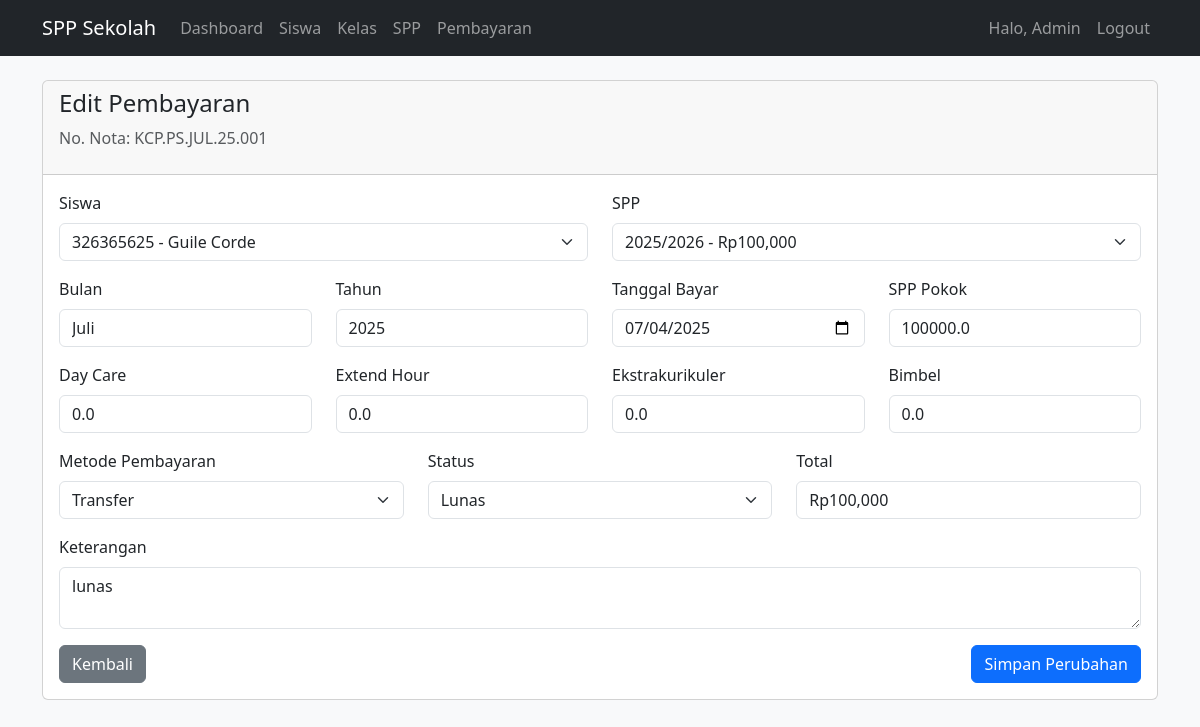
Page /pembayaran/edit/1 (signed in) on the committed database.
### app.py (models this page shows, shortened)
class User(UserMixin, db.Model):
    id = db.Column(db.Integer, primary_key=True)
    username = db.Column(db.String(50), unique=True, nullable=False)
    password = db.Column(db.String(100), nullable=False)
    nama_lengkap = db.Column(db.String(100), nullable=False)
    level = db.Column(db.String(20), nullable=False, default='admin')

class Pembayaran(db.Model):
    id = db.Column(db.Integer, primary_key=True)
    nis = db.Column(db.String(20), db.ForeignKey('siswa.nis'))
    id_spp = db.Column(db.Integer, db.ForeignKey('spp.id'))
    bulan = db.Column(db.String(20), nullable=False)
    tahun = db.Column(db.String(4), nullable=False)
    tanggal_bayar = db.Column(db.Date, nullable=False)
    jumlah = db.Column(db.Float, nullable=False)
    metode_pembayaran = db.Column(db.String(20))
    status = db.Column(db.String(20), default='belum lunas')
    keterangan = db.Column(db.Text)
    daycare = db.Column(db.Float, default=0) #add new colom
    extend_hour = db.Column(db.Float, default=0)
    excul = db.Column(db.Float, default=0)
    bimbel = db.Column(db.Float, default=0)
    no_nota = db.Column(db.String(50), unique=True)
    siswa = db.relationship('Siswa', backref='pembayaran') #add new colom
    nis = db.Column(db.String(20), db.ForeignKey('siswa.nis'), nullable=False)

class Siswa(db.Model):
    nis = db.Column(db.String(20), primary_key=True)
    nama = db.Column(db.String(100), nullable=False)
    jenis_kelamin = db.Column(db.String(1))
    tanggal_lahir = db.Column(db.String(10))
    alamat = db.Column(db.Text)
    status = db.Column(db.String(20), default='aktif')
    kelas_id = db.Column(db.Integer, db.ForeignKey('kelas.id')) #new add
    kelas = db.relationship('Kelas', backref='siswa_list', lazy=True)

class SPP(db.Model):
    id = db.Column(db.Integer, primary_key=True)
    tahun_ajaran = db.Column(db.String(20), nullable=False)
    nominal = db.Column(db.Float, nullable=False)
    keterangan = db.Column(db.Text)

### app.py (the view, shortened to what this page needs)
@app.route('/pembayaran/edit/<int:id>', methods=['GET', 'POST'])
@login_required
def edit_pembayaran(id):
    if current_user.level != 'admin':
        return redirect(url_for('logout'))
    pembayaran = Pembayaran.query.get_or_404(id)
    siswa_list = Siswa.query.all()
    spp_list = SPP.query.all()
    return render_template('edit_pembayaran.html',
                        pembayaran=pembayaran,
                        siswa=siswa_list,
                        spp=spp_list)

### app.py (called while the page is built)
@login_manager.user_loader # Fungsi untuk memuat user saat login
def load_user(user_id): # Mengambil user berdasarkan ID yang diberikan dari database (SQLAlchemy)
    return User.query.get(int(user_id)) # Mengambil user berdasarkan ID yang diberikan dari database (SQLAlchemy)

### templates/edit_pembayaran.html (shortened to what this page needs)
{% extends "base.html" %}
{% block content %}
<div class="card">
    <div class="card-header">
        <h4>Edit Pembayaran</h4>
        <p class="text-muted">No. Nota: {{ pembayaran.no_nota }}</p>
    </div>
    <div class="card-body">
        <form method="POST">
            <div class="row mb-3">
                <div class="col-md-6">
                    <label class="form-label">Siswa</label>
                    <select class="form-select" name="nis" required>
                        {% for s in siswa %}
                        <option value="{{ s.nis }}" {% if s.nis == pembayaran.nis %}selected{% endif %}>
                            {{ s.nis }} - {{ s.nama }}
                        </option>
                        {% endfor %}
                    </select>
                </div>
                <div class="col-md-6">
                    <label class="form-label">SPP</label>
                    <select class="form-select" name="id_spp" required>
                        {% for sp in spp %}
                        <option value="{{ sp.id }}" {% if sp.id == pembayaran.id_spp %}selected{% endif %}>
                            {{ sp.tahun_ajaran }} - Rp{{ "{:,.0f}".format(sp.nominal) }}
                        </option>
                        {% endfor %}
                    </select>
                </div>
            </div>
            <div class="row mb-3">
                <div class="col-md-3">
                    <label class="form-label">Bulan</label>
                    <input type="text" class="form-control" name="bulan" value="{{ pembayaran.bulan }}" required>
                </div>
                <div class="col-md-3">
                    <label class="form-label">Tahun</label>
                    <input type="text" class="form-control" name="tahun" value="{{ pembayaran.tahun }}" required>
                </div>
                <div class="col-md-3">
                    <label class="form-label">Tanggal Bayar</label>
                    <input type="date" class="form-control" name="tanggal_bayar" value="{{ pembayaran.tanggal_bayar.strftime('%Y-%m-%d') if pembayaran.tanggal_bayar else '' }}" required>
                </div>
                <div class="col-md-3">
                    <label class="form-label">SPP Pokok</label>
                    <input type="number" class="form-control" name="jumlah" value="{{ pembayaran.jumlah }}" required>
                </div>
            </div>
            <div class="row mb-3">
                <div class="col-md-3">
                    <label class="form-label">Day Care</label>
                    <input type="number" class="form-control" name="daycare" value="{{ pembayaran.daycare }}">
                </div>
                <div class="col-md-3">
                    <label class="form-label">Extend Hour</label>
                    <input type="number" class="form-control" name="extend_hour" value="{{ pembayaran.extend_hour }}">
                </div>
                <div class="col-md-3">
                    <label class="form-label">Ekstrakurikuler</label>
                    <input type="number" class="form-control" name="excul" value="{{ pembayaran.excul }}">
                </div>
                <div class="col-md-3">
                    <label class="form-label">Bimbel</label>
                    <input type="number" class="form-control" name="bimbel" value="{{ pembayaran.bimbel }}">
                </div>
            </div>
            <div class="row mb-3">
                <div class="col-md-4">
                    <label class="form-label">Metode Pembayaran</label>
                    <select class="form-select" name="metode_pembayaran">
                        <option value="transfer" {% if pembayaran.metode_pembayaran == 'transfer' %}selected{% endif %}>Transfer</option>
                    </select>
                </div>
                <div class="col-md-4">
                    <label class="form-label">Status</label>
                    <select class="form-select" name="status" required>
                        <option value="lunas" {% if pembayaran.status == 'lunas' %}selected{% endif %}>Lunas</option>
                    </select>
                </div>
                <div class="col-md-4">
                    <label class="form-label">Total</label>
                    <input type="text" class="form-control" value="Rp{{ "{:,.0f}".format(pembayaran.jumlah + pembayaran.daycare + pembayaran.extend_hour + pembayaran.excul + pembayaran.bimbel) }}" readonly>
                </div>
            </div>
            <div class="mb-3">
                <label class="form-label">Keterangan</label>
                <textarea class="form-control" name="keterangan" rows="2">{{ pembayaran.keterangan }}</textarea>
            </div>
            <div class="d-flex justify-content-between">
                <a href="{{ url_for('pembayaran') }}" class="btn btn-secondary">Kembali</a>
                <button type="submit" class="btn btn-primary">Simpan Perubahan</button>
            </div>
        </form>
    </div>
</div>
{% endblock %}

### templates/base.html (shortened to what this page needs)
<!DOCTYPE html>
<html lang="en">
<head>
    <link href="https://cdn.jsdelivr.net/npm/bootstrap@5.3.0/dist/css/bootstrap.min.css" rel="stylesheet">
    <link rel="stylesheet" href="https://cdn.jsdelivr.net/npm/bootstrap-icons@1.8.0/font/bootstrap-icons.css">
</head>
<body>
    <nav class="navbar navbar-expand-lg navbar-dark bg-dark">
        <div class="container">
            <a class="navbar-brand" href="#">SPP Sekolah</a>
            <div class="collapse navbar-collapse" id="navbarNav">
                <ul class="navbar-nav me-auto">
                    <li class="nav-item">
                        <a class="nav-link" href="{{ url_for('dashboard') }}">Dashboard</a>
                    </li>
                    <li class="nav-item">
                        <a class="nav-link" href="{{ url_for('siswa') }}">Siswa</a>
                    </li>
                    <li class="nav-item">
                        <a class="nav-link" href="{{ url_for('kelas') }}">Kelas</a>
                    </li>
                    <li class="nav-item">
                        <a class="nav-link" href="{{ url_for('spp') }}">SPP</a>
                    </li>
                    <li class="nav-item">
                        <a class="nav-link" href="{{ url_for('pembayaran') }}">Pembayaran</a>
                    </li>
                </ul>
                <ul class="navbar-nav">
                    <li class="nav-item">
                        <span class="nav-link">Halo, {{ current_user.nama_lengkap }}</span>
                    </li>
                    <li class="nav-item">
                        <a class="nav-link" href="{{ url_for('logout') }}">Logout</a>
                    </li>
                </ul>
            </div>
        </div>
    </nav>
    <div class="container mt-4">
        {% block content %}{% endblock %}
    </div>
</body>
</html>

### templates/base.html (style rules this page uses)
body { background-color: #f8f9fa; }

### rows in the picture
User: nama_lengkap "Admin"
Pembayaran: no_nota "KCP.PS.JUL.25.001", nis "326365625 - Guile Corde", id_spp "2025/2026 - Rp100,000", bulan "Juli", tahun "2025", tanggal_bayar "07/04/2025", jumlah "100000.0", daycare "0.0", extend_hour "0.0", excul "0.0", bimbel "0.0", metode_pembayaran "Transfer", status "Lunas", jumlah+daycare+extend_hour "Rp100,000", keterangan "lunas"
